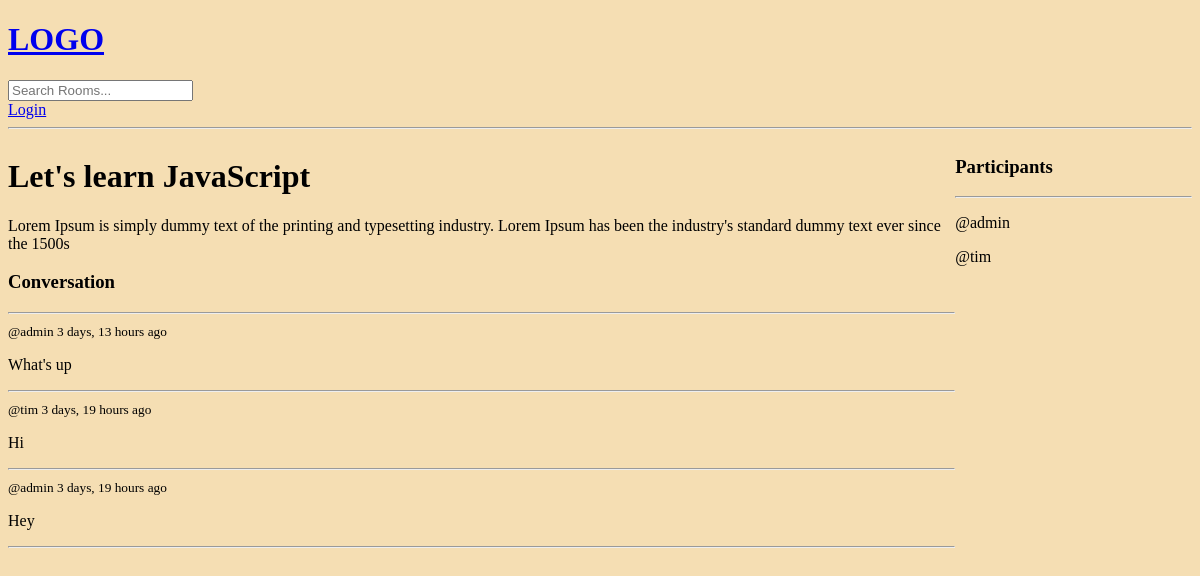
Page /room/1/ on the earlier database version.
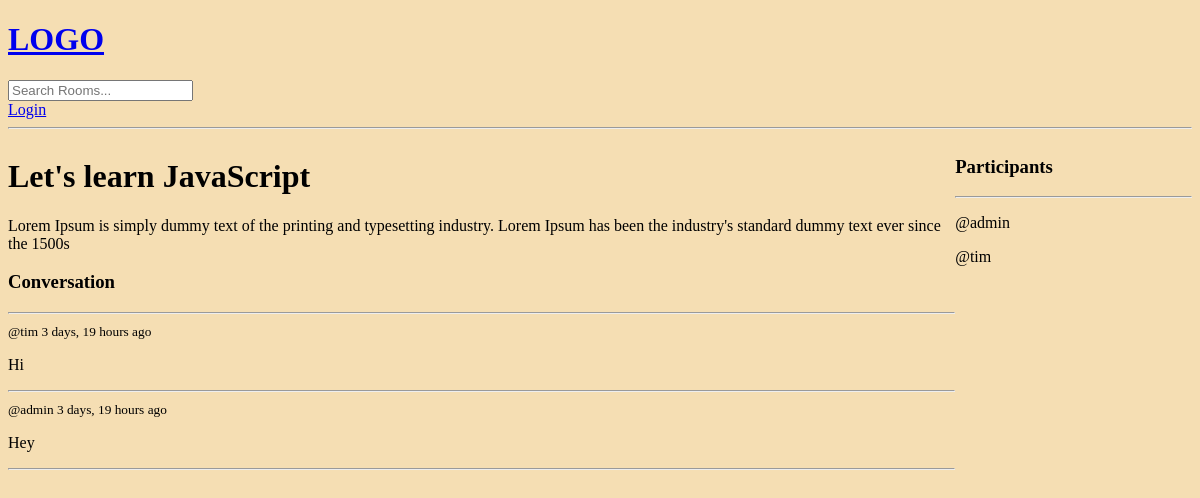
Same page on the later database version.
### base/models.py (models this page shows, shortened)
class Message(models.Model):
    user = models.ForeignKey(User, on_delete=models.CASCADE)
    room = models.ForeignKey(Room, on_delete=models.CASCADE)
    body = models.TextField()
    updated = models.DateTimeField(auto_now=True)
    created = models.DateTimeField(auto_now_add=True)
    class Meta:
        ordering = ['-updated', '-created']

### base/views.py (the view, shortened to what this page needs)
# urls.py: path('room/<str:pk>/', views.room, name='room'),
def room(request, pk):
    room = Room.objects.get(id=pk)
    room_messages = room.message_set.all().order_by('-created')
    participants = room.participants.all()
    context = {'room': room, 'room_messages': room_messages,
               'participants': participants}
    return render(request, 'base/room.html', context)

### base/templates/base/room.html (shortened to what this page needs)
{% extends 'main.html' %}
{% block content %}
<div class="room-container">
    <div>
        <h1>{{room.name}}</h1>
        <p>{{room.description}}</p>
        <div class="comment-wrapper">
            <h3>Conversation</h3>
            <hr>
            {% for message in room_messages %}
                <div>
                    <small>@{{message.user}} {{message.created|timesince}} ago</small>
                    <p>{{message.body}}</p>
                    <hr>
                </div>
            {% endfor %}
        </div>
    </div>
    <div>
        <h3>Participants</h3>
        <hr>
        {% for user in participants %}
            <div>
                <p>@{{user.username}}</p>
            </div>
        {% endfor %}
    </div>
</div>
{% endblock %}

Differences in the rows shown:
removed Message: user "admin", created "3 days, 13 hours", body "What's up"
